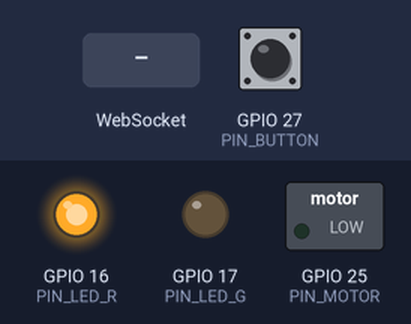
Simulated run of this sketch. Board: ESP32. Shown: switched loads named in the sketch (green lamp = pin HIGH), output pins drawn as LEDs (lit = HIGH). Dashed ring = blinking. Inputs (shaded band) come from the test bench; at power-on: GPIO 27 (PIN_BUTTON) HIGH (analog values on the 0–4095 scale). WiFi joins after 1.5 s; servers stay silent unless stated.

Above: at 1.2 s.
1.3 s: WebSocket text "buzz" received
At 3.0 s:
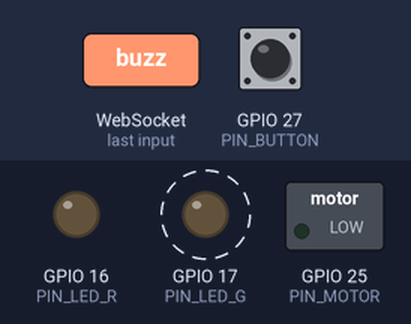
Timing chart, 0 to 10.3 s (numbered marks = the images above; inputs shaded):
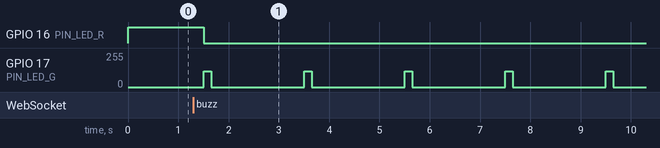

The sketch:

nestwatch_buzzer.ino
```cpp
// ollo wrist buzzer (ESP32). Spec: CLUADE.md "Wrist buzzer and local alarm".
//
// It talks only to the vision service on the daycare network, over a WebSocket at ws://SERVER_HOST:SERVER_PORT/buzzer,
// so it keeps working when the internet is down. Protocol (JSON):
//   us -> server : {"type":"hello","buzzer_id":..,"battery":0.82}   {"type":"ack","buzzer_id":..,"alert_id":..}
//   server -> us : {"type":"buzz","alert_id":..,"severity":"high"|"medium"}   {"type":"stop","alert_id":..,"owner":..}   {"type":"ping"}
// One button: a tap acknowledges the alert being shown (most urgent, then oldest); the next one then comes up.
// The server re-sends every open alert after a reconnect, so a Wi-Fi blip or battery swap loses nothing.
//
// Libraries (Arduino Library Manager): "WebSockets" by Markus Sattler (links2004), "ArduinoJson" by Benoit Blanchon (v7).
// Board: any ESP32 dev board (Arduino core for ESP32 v3.x).

#include <WiFi.h>
#include <WebSocketsClient.h>
#include <ArduinoJson.h>
#include "config.h"

// ---- wiring (change to match your board) ---------------------------------------------------------------------
const int PIN_MOTOR   = 25;   // vibration motor through an NPN transistor (with a flyback diode across the motor)
const int PIN_BUTTON  = 27;   // big button to GND; internal pull-up
const int PIN_LED_R   = 16;   // RGB LED, common cathode, each leg through a resistor
const int PIN_LED_G   = 17;
const int PIN_BATTERY = 35;   // battery through a 100k/100k divider (ADC1 pin, works while Wi-Fi is on)

WebSocketsClient ws;

// ---- alert queue ------------------------------------------------------------------------------------------------
struct Pending { String id; bool high; };
const int MAX_PENDING = 8;
Pending pending[MAX_PENDING];
int pendingCount = 0;

enum State { IDLE, ALERT_HIGH, ALERT_MEDIUM, TAKEN, DISCONNECTED };
State state = DISCONNECTED;
unsigned long stateSince = 0;
bool everConnected = false;

void setState(State s) { state = s; stateSince = millis(); }

void showFront() {
  if (pendingCount == 0) { setState(IDLE); return; }
  setState(pending[0].high ? ALERT_HIGH : ALERT_MEDIUM);
}

void addPending(const String& id, bool high) {
  for (int i = 0; i < pendingCount; i++) if (pending[i].id == id) return;           // already queued
  if (pendingCount == MAX_PENDING) pendingCount--;                                  // full: drop the newest medium/last
  // keep high alerts in front of medium ones, oldest first within each group
  int pos = pendingCount;
  if (high) { pos = 0; while (pos < pendingCount && pending[pos].high) pos++; }
  for (int i = pendingCount; i > pos; i--) pending[i] = pending[i - 1];
  pending[pos] = { id, high };
  pendingCount++;
}

bool removePending(const String& id) {
  for (int i = 0; i < pendingCount; i++) {
    if (pending[i].id == id) {
      for (int j = i; j < pendingCount - 1; j++) pending[j] = pending[j + 1];
      pendingCount--;
      return true;
    }
  }
  return false;
}

// ---- outputs ----------------------------------------------------------------------------------------------------
void led(int r, int g) { analogWrite(PIN_LED_R, r); analogWrite(PIN_LED_G, g); }

// Patterns are computed from the time in the current state, so nothing blocks the WebSocket.
void updateOutputs() {
  unsigned long t = millis() - stateSince;
  bool motor = false;
  switch (state) {
    case IDLE:         motor = false;              led(0, (t % 2000) < 150 ? 120 : 0); break;     // slow green blink
    case ALERT_HIGH:   motor = (t % 1000) < 700;   led((t % 300) < 150 ? 255 : 0, (t % 300) < 150 ? 90 : 0); break;   // long pulses, fast orange
    case ALERT_MEDIUM: motor = (t % 600) < 200;    led((t % 1200) < 600 ? 255 : 0, (t % 1200) < 600 ? 90 : 0); break; // short pulses, slow orange
    case TAKEN:        motor = false;              led(0, 255); if (t > 4000) showFront(); break;   // green, then back to idle
    case DISCONNECTED: motor = everConnected && t < 1200; led(255, 0); break;                     // one long buzz, red
  }
  digitalWrite(PIN_MOTOR, motor ? HIGH : LOW);
}

float batteryLevel() {
  // Divider halves the voltage; a single-cell LiPo is roughly 3.3 V empty and 4.2 V full.
  float v = analogReadMilliVolts(PIN_BATTERY) * 2 / 1000.0;
  float level = (v - 3.3) / (4.2 - 3.3);
  return level < 0 ? 0 : (level > 1 ? 1 : level);
}

// ---- messages ---------------------------------------------------------------------------------------------------
void sendJson(JsonDocument& doc) { String s; serializeJson(doc, s); ws.sendTXT(s); }

void sendHello() {
  JsonDocument doc;
  doc["type"] = "hello"; doc["buzzer_id"] = BUZZER_ID; doc["battery"] = batteryLevel();
  sendJson(doc);
}

void onMessage(const char* text) {
  JsonDocument doc;
  if (deserializeJson(doc, text)) return;                                           // ignore anything malformed
  const char* type = doc["type"] | "";
  if (strcmp(type, "buzz") == 0) {
    addPending(String((const char*)(doc["alert_id"] | "")), strcmp(doc["severity"] | "", "high") == 0);
    showFront();
  } else if (strcmp(type, "stop") == 0) {
    bool hadAlerts = pendingCount > 0;
    removePending(String((const char*)(doc["alert_id"] | "")));
    if (hadAlerts && pendingCount == 0) setState(TAKEN); else if (pendingCount) showFront();
  }
  // "ping" needs no answer: receiving it is the keep-alive
}

void onEvent(WStype_t type, uint8_t* payload, size_t length) {
  switch (type) {
    case WStype_CONNECTED:
      everConnected = true;
      pendingCount = 0;                                // the server re-sends every open alert to a new connection
      sendHello();
      setState(IDLE);
      break;
    case WStype_DISCONNECTED:
      if (state != DISCONNECTED) setState(DISCONNECTED);
      break;
    case WStype_TEXT:
      onMessage((const char*)payload);
      break;
    default:
      break;
  }
}

// ---- button -----------------------------------------------------------------------------------------------------
void handleButton() {
  static bool last = HIGH;
  static unsigned long changedAt = 0;
  bool now = digitalRead(PIN_BUTTON);
  if (now != last && millis() - changedAt > 40) {      // 40 ms debounce
    changedAt = millis();
    last = now;
    if (now == LOW) {                                  // pressed
      if (pendingCount > 0 && ws.isConnected()) {
        JsonDocument doc;
        doc["type"] = "ack"; doc["buzzer_id"] = BUZZER_ID; doc["alert_id"] = pending[0].id;
        sendJson(doc);
        removePending(pending[0].id);                  // the next alert (if any) comes up at once
        if (pendingCount) showFront(); else setState(TAKEN);      // green for a moment: it went through
      } else if (!ws.isConnected()) {
        WiFi.reconnect();                              // a tap while disconnected retries the connection
      }
    }
  }
}

// ---- main ---------------------------------------------------------------------------------------------------------
void setup() {
  pinMode(PIN_MOTOR, OUTPUT);
  pinMode(PIN_BUTTON, INPUT_PULLUP);
  pinMode(PIN_LED_R, OUTPUT);
  pinMode(PIN_LED_G, OUTPUT);
  analogReadResolution(12);
  WiFi.mode(WIFI_STA);
  WiFi.setAutoReconnect(true);
  WiFi.begin(WIFI_SSID, WIFI_PASSWORD);
  ws.begin(SERVER_HOST, SERVER_PORT, "/buzzer");
  ws.onEvent(onEvent);
  ws.setReconnectInterval(2000);                       // retry every 2 s when the computer or Wi-Fi is away
  setState(DISCONNECTED);
}

void loop() {
  ws.loop();
  handleButton();
  updateOutputs();
  static unsigned long lastHello = 0;
  if (ws.isConnected() && millis() - lastHello > 60000) { sendHello(); lastHello = millis(); }   // battery report each minute
}
```

config.example.h
```cpp
// Copy this file to config.h (config.h is git-ignored) and fill in your values.
#pragma once

#define WIFI_SSID      "daycare-wifi"
#define WIFI_PASSWORD  "change-me"

// The computer running the ollo vision service on the daycare network (it must be started with --host 0.0.0.0).
#define SERVER_HOST    "192.168.1.20"
#define SERVER_PORT    8000

// Must match the caregiver's buzzer id on the dashboard's Caregivers page.
#define BUZZER_ID      "buzzer-maria"
```

Measured:
- after the input at 1.3 s, GPIO 16 (PIN_LED_R): HIGH → LOW after 0.20 s; GPIO 17 (PIN_LED_G): alternates 120/255 for 0.15 s and 0/255 for 1.9 s, starting after 0.20 s
